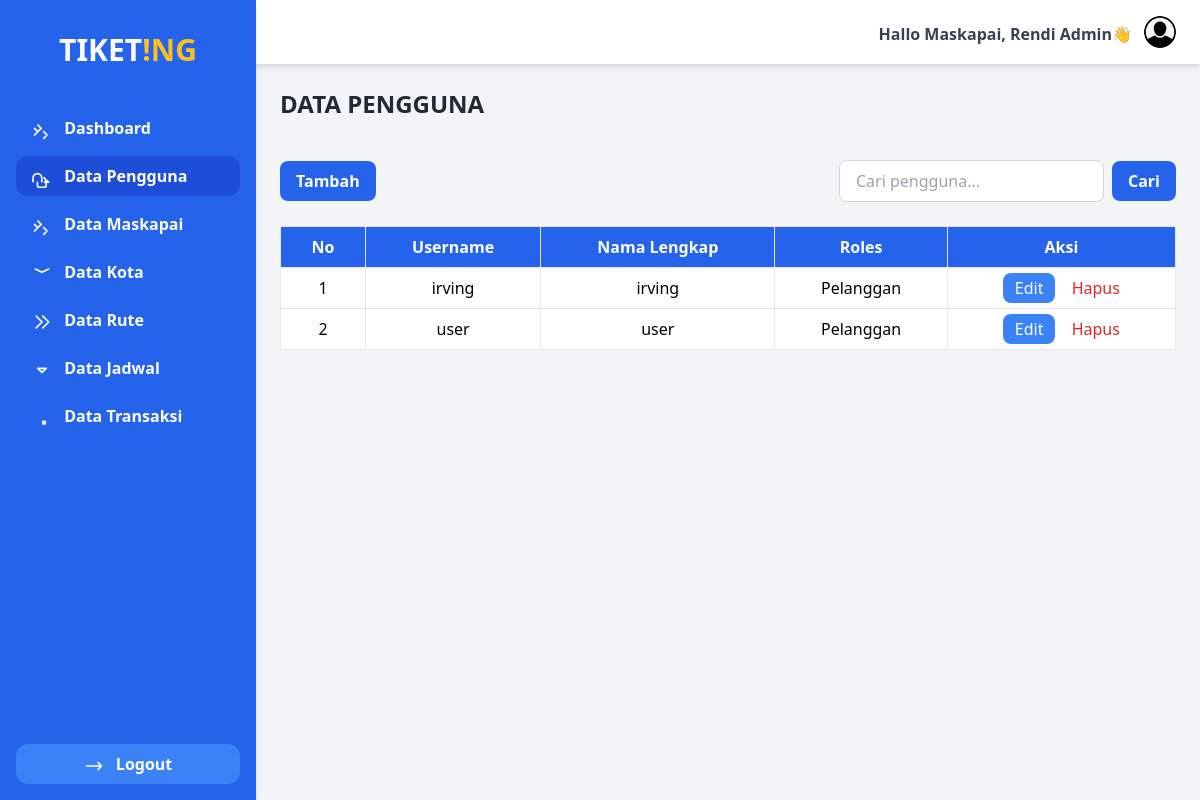
Screenshot of /maskapai/pengguna/index.php (signed in) with the database file from the repository.
### tables this page shows
CREATE TABLE `user` (
  `id_user` int NOT NULL,
  `username` varchar(100) NOT NULL,
  `nama_lengkap` varchar(100) NOT NULL,
  `password` varchar(255) NOT NULL,
  `roles` enum('Admin','Maskapai','Pelanggan') NOT NULL
);

### maskapai/pengguna/functions.php (called while the page is built, shortened)
<?php
require '../../koneksi.php';
function query($query){
    global $conn;
    $rows = [];
    $result = mysqli_query($conn, $query);
    while($row = mysqli_fetch_assoc($result)){
        $rows[] = $row;
    }
    return $rows;
}

### maskapai/pengguna/index.php (the view, shortened to what this page needs)
<?php
$keyword = $_GET['keyword'] ?? '';
if ($keyword) {
    $pengguna = query("SELECT * FROM user WHERE (roles = 'Maskapai' OR roles = 'Pelanggan') AND (username LIKE '%$keyword%' OR nama_lengkap LIKE '%$keyword%')");
} else {
    $pengguna = query("SELECT * FROM user WHERE roles = 'Maskapai' OR roles = 'Pelanggan'");
}
?>
<!DOCTYPE html>
<html lang="en">
<head>
    <link href="https://cdn.jsdelivr.net/npm/tailwindcss@2.2.19/dist/tailwind.min.css" rel="stylesheet">
</head>
<body class="flex bg-gray-100">
    <?php require '../../layouts/sidebarmaskapai.php'; ?>
    <div class="flex-1 mt-16 p-6">
        <h1 class="text-2xl font-bold text-gray-800 mb-10">DATA PENGGUNA</h1>
        <div class="flex justify-between items-center mt-4">
            <a href="tambah.php" class="bg-blue-600 font-semibold text-white px-4 py-2 rounded-lg hover:bg-blue-700">Tambah</a>
            <form action="" method="GET" class="flex items-center space-x-2">
                <input type="search" name="keyword" placeholder="Cari pengguna..." value="<?= htmlspecialchars($keyword); ?>"
                    class="px-4 py-2 border border-gray-300 rounded-lg focus:outline-none focus:ring-2 focus:ring-blue-500">
                <button type="submit" class="bg-blue-600 hover:bg-blue-500 text-white px-4 py-2 font-semibold rounded-lg">Cari</button>
            </form>
        </div>
        <div class="overflow-x-auto mt-6">
            <table class="min-w-full bg-white border border-gray-400 text-center">
                <thead>
                    <tr class="bg-blue-600 text-white">
                        <th class="py-2 px-4 border">No</th>
                        <th class="py-2 px-4 border">Username</th>
                        <th class="py-2 px-4 border">Nama Lengkap</th>
                        <th class="py-2 px-4 border">Roles</th>
                        <th class="py-2 px-4 border">Aksi</th>
                    </tr>
                </thead>
                <tbody>
                    <?php if (count($pengguna) > 0): ?>
                        <?php $no = 1; ?>
                        <?php foreach ($pengguna as $data) : ?>
                        <tr class="hover:bg-gray-100">
                            <td class="py-2 px-4 border"><?= $no++; ?></td>
                            <td class="py-2 px-4 border"><?= $data["username"]; ?></td>
                            <td class="py-2 px-4 border"><?= $data["nama_lengkap"]; ?></td>
                            <td class="py-2 px-4 border"><?= $data["roles"]; ?></td>
                            <td class="py-2 px-4 border">
                                <a href="edit.php?id=<?= $data["id_user"]; ?>" class="text-white hover:underline mr-3 bg-blue-500 px-3 py-1 rounded-lg">Edit</a>
                                <button onclick="konfirmasiHapus(<?= $data['id_user']; ?>)" class="text-red-600 hover:underline">Hapus</button>
                            </td>
                        </tr>
                        <?php endforeach; ?>
                    <?php else: ?>
                        <tr>
                            <td colspan="5" class="py-4 text-gray-500 italic">Data tidak ditemukan.</td>
                        </tr>
                    <?php endif; ?>
                </tbody>
            </table>
        </div>
    </div>
</body>
</html>

### rows the page displays
user: username "irving", nama_lengkap "irving", roles "Pelanggan"
user: username "user", nama_lengkap "user", roles "Pelanggan"

### other values shown
$_SESSION["nama_lengkap"] "Rendi Admin"
